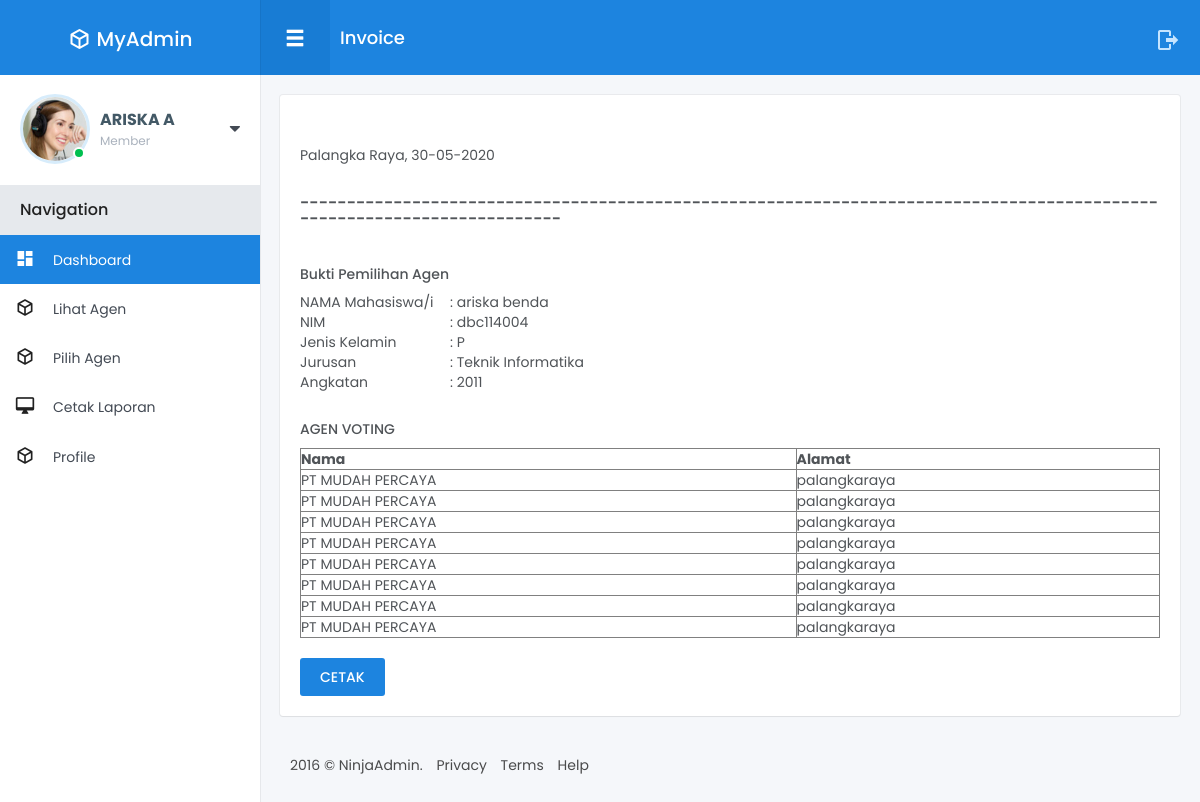
/member/Laporan.php (signed in), run on the app's committed database.
### tables this page shows
CREATE TABLE `tabel_mahasiswa` (
  `id_mahasiswa` int(11) NOT NULL,
  `id_user` int(11) NOT NULL,
  `nim` varchar(15) NOT NULL,
  `nama` varchar(50) NOT NULL,
  `jurusan` varchar(50) NOT NULL,
  `angkatan` varchar(10) NOT NULL,
  `jenis_kelamin` varchar(10) NOT NULL
);

CREATE TABLE `tabel_voting` (
  `id_voting` int(11) NOT NULL,
  `id_user` int(11) NOT NULL,
  `id_agen_tour` int(11) NOT NULL
);

CREATE TABLE `agen_tour` (
  `id_agen_tour` int(11) NOT NULL,
  `nama` varchar(50) NOT NULL,
  `agen_tour` varchar(50) NOT NULL,
  `alamat` varchar(50) NOT NULL
);

### member/Laporan.php (the view, shortened to what this page needs)
 <?php
   include "header.php";
  ?>
<div class="fixed-navbar">
	<div class="pull-left">
		<button type="button" class="menu-mobile-button glyphicon glyphicon-menu-hamburger js__menu_mobile"></button>
		<h1 class="page-title">Invoice</h1>
	</div>
	<div class="pull-right">
		<a class="ico-item mdi mdi-logout" href="log-out.php" ></a>
	</div>
</div>
<div id="wrapper">
<div class="main-content">
		<div class="row small-spacing">
			<div class="col-xs-12">
				<div class="box-content">
				<?php
echo "<p align='right'><br/></p>";
echo "<p align='left'>Palangka Raya, ".date( 'd-m-Y' )."</p>";
?>
<h4 class="box-title">------------------------------------------------------------------------------------------------------------------------</h4>
				<?php
   $id_user =  $_SESSION['id_user'];
  $query = "SELECT * FROM tabel_user INNER JOIN tabel_mahasiswa on tabel_user.id_user = tabel_mahasiswa.id_user where tabel_user.id_user = '$id_user' ";
  $sql = mysqli_query($koneksi, $query);
  $data = mysqli_fetch_array($sql);
  ?>
<table border="0">
   <tr>
    <td><h5 width="150">Bukti Pemilihan Agen</h5></td>
    </tr>
   <tr>
    <td width="150">NAMA Mahasiswa/i</td>
    <td width="250">: <?php echo $data['nama'];?> </td>
  </tr>
    <tr>
    <td width="150">NIM</td>
    <td width="250" >: <?php echo $data['nim'];?></td>
  </tr>
    <tr>
    <td width="150">Jenis Kelamin</td>
    <td width="250" >: <?php echo $data['jenis_kelamin'];?></td>
  </tr>
    <tr>
    <td width="150">Jurusan</td>
    <td width="250" >: <?php echo $data['jurusan'];?></td>
  </tr>
    <tr>
    <td width="150">Angkatan</td>
    <td width="250" >: <?php echo $data['angkatan'];?></td>
  </tr>
     <tr>
    <td><br/> </td>
    <td><br/> </td>
  </tr>
      <tr>
    <td><h5>AGEN VOTING</h5></td>
    <td></td>
  </tr>
</table>
<table border="1" width="100%">
<tr>
    <th>Nama</th>
    <th>Alamat</th>
</tr>
<?php
  include "../koneksi.php";
   $id_user =  $_SESSION['id_user'];
$query = "SELECT * FROM agen_tour INNER JOIN tabel_voting on agen_tour.id_agen_tour = tabel_voting.id_agen_tour where tabel_voting.id_user= '$id_user' ";
$sql = mysqli_query($koneksi, $query);
$row = mysqli_num_rows($sql);
if($row > 0){
    while($data = mysqli_fetch_array($sql)){
        echo "<tr>";
        echo "<td>".$data['agen_tour']."</td>";
        echo "<td>".$data['alamat']."</td>";
        echo "</tr>";
    }
}else{
    echo "<tr><td colspan='4'>Data tidak ada</td></tr>";
}
?>
</table>
<a href="print.php" class="btn btn-primary btn-sm waves-effect waves-light">CETAK</a>
				</div>
			</div>
			</div>
		<footer class="footer">
			<ul class="list-inline">
				<li>2016 © NinjaAdmin.</li>
				<li><a href="#">Privacy</a></li>
				<li><a href="#">Terms</a></li>
				<li><a href="#">Help</a></li>
			</ul>
		</footer>
	</div>
</div>
</body>
</html>

### data on the page
tabel_mahasiswa: nama "ariska benda", nim "dbc114004", jenis_kelamin "P", jurusan "Teknik Informatika", angkatan "2011"
tabel_voting: id_agen_tour.agen_tour "PT MUDAH PERCAYA", id_agen_tour.alamat "palangkaraya"
tabel_voting: id_agen_tour.agen_tour "PT MUDAH PERCAYA", id_agen_tour.alamat "palangkaraya"
tabel_voting: id_agen_tour.agen_tour "PT MUDAH PERCAYA", id_agen_tour.alamat "palangkaraya"
tabel_voting: id_agen_tour.agen_tour "PT MUDAH PERCAYA", id_agen_tour.alamat "palangkaraya"
tabel_voting: id_agen_tour.agen_tour "PT MUDAH PERCAYA", id_agen_tour.alamat "palangkaraya"
tabel_voting: id_agen_tour.agen_tour "PT MUDAH PERCAYA", id_agen_tour.alamat "palangkaraya"
tabel_voting: id_agen_tour.agen_tour "PT MUDAH PERCAYA", id_agen_tour.alamat "palangkaraya"
tabel_voting: id_agen_tour.agen_tour "PT MUDAH PERCAYA", id_agen_tour.alamat "palangkaraya"

### other printed values
$username "ARISKA A"
